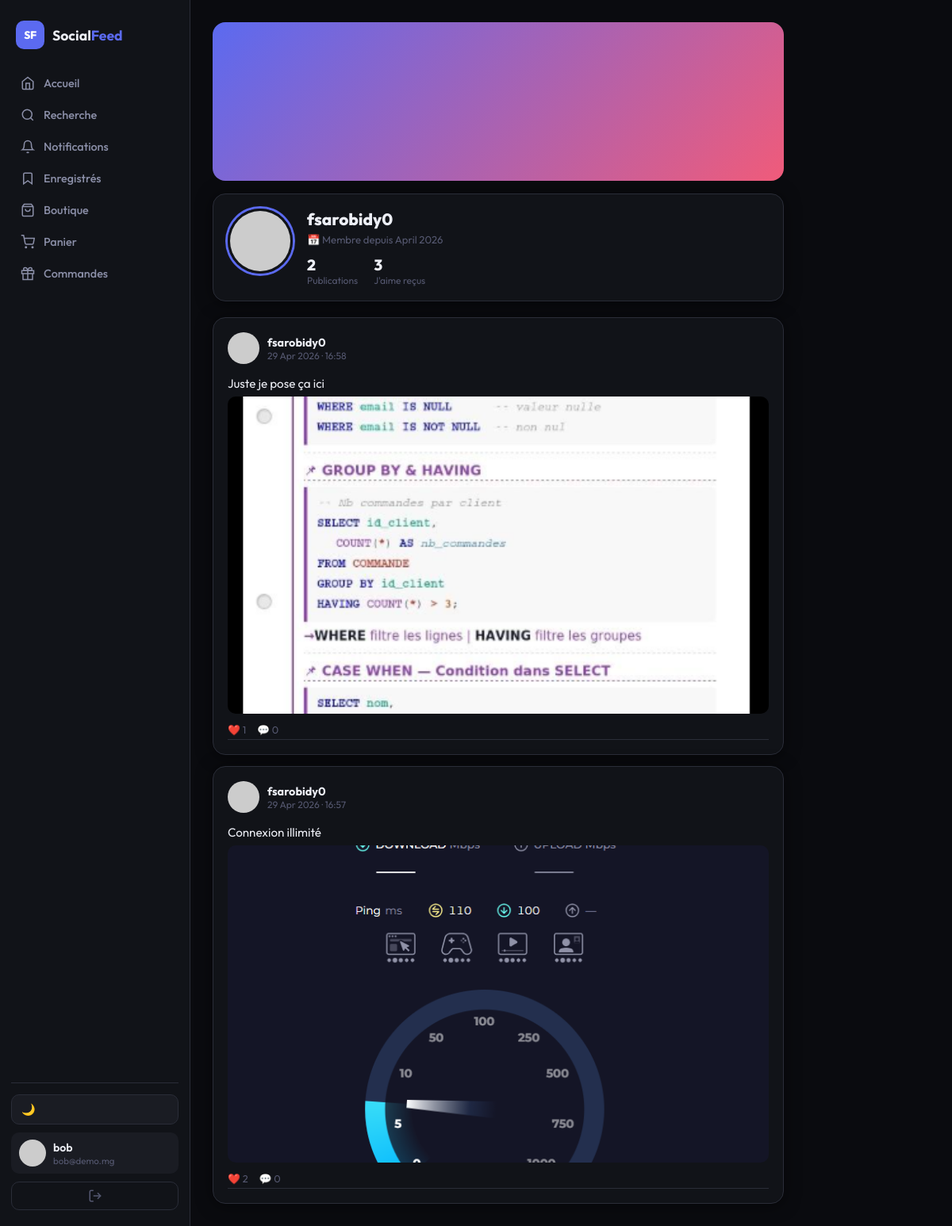
The page /profile/4 (signed in) on the database its author committed.
### app.py (models this page shows, shortened)
class User(UserMixin, db.Model):
    id = db.Column(db.Integer, primary_key=True)
    username = db.Column(db.String(80), unique=True, nullable=False)
    email = db.Column(db.String(120), unique=True, nullable=False)
    password_hash = db.Column(db.String(256), nullable=False)
    avatar = db.Column(db.String(300), default='')
    cover = db.Column(db.String(300), default='')
    bio = db.Column(db.String(500), default='')
    location = db.Column(db.String(100), default='')
    website = db.Column(db.String(200), default='')
    is_admin = db.Column(db.Boolean, default=False)
    created_at = db.Column(db.DateTime, default=datetime.utcnow)
    posts = db.relationship('Post', backref='author', lazy=True, foreign_keys='Post.user_id')
    likes = db.relationship('Like', backref='user', lazy=True)
    bookmarks = db.relationship('Bookmark', backref='user', lazy=True)

class Post(db.Model):
    id = db.Column(db.Integer, primary_key=True)
    content = db.Column(db.Text, nullable=False)
    media_url = db.Column(db.String(500), default='')
    media_type = db.Column(db.String(20), default='')  # image/video/audio/url
    created_at = db.Column(db.DateTime, default=datetime.utcnow)
    user_id = db.Column(db.Integer, db.ForeignKey('user.id'), nullable=False)
    likes = db.relationship('Like', backref='post', lazy=True)
    comments = db.relationship('Comment', backref='post', lazy=True, cascade='all, delete-orphan')
    bookmarks = db.relationship('Bookmark', backref='post', lazy=True)

### app.py (the view)
@app.route('/profile/<int:user_id>')
@login_required
def profile(user_id):
    user = User.query.get_or_404(user_id)
    posts = Post.query.filter_by(user_id=user_id).order_by(Post.created_at.desc()).all()
    total_likes = sum(len(p.likes) for p in posts)
    return render_template('profile.html', user=user, posts=posts, total_likes=total_likes)

### app.py (called while the page is built)
@login_manager.user_loader
def load_user(uid): return User.query.get(int(uid))

def cart_count():
    if current_user.is_authenticated:
        return CartItem.query.filter_by(user_id=current_user.id).count()
    return 0

def notif_count():
    if current_user.is_authenticated:
        return Notification.query.filter_by(user_id=current_user.id, is_read=False).count()
    return 0

@app.context_processor
def inject_theme():
    return {'theme': session.get('theme','dark')}

### templates/profile.html (shortened to what this page needs)
{% extends 'base.html' %}
{% block content %}
<div class="profile-page">
  <div class="profile-cover" style="{% if user.cover %}background-image:url('{{ user.cover }}'){% endif %}">
  </div>
  <div class="card profile-header">
    <div class="profile-avatar-wrap">
      <img src="{{ user.avatar or 'https://i.pravatar.cc/100?u='~user.id }}" class="profile-big-avatar" alt="">
    </div>
    <div class="profile-info">
      <h2 class="profile-name">{{ user.username }}</h2>
      <div class="profile-details">
        <span>📅 Membre depuis {{ user.created_at.strftime('%B %Y') }}</span>
      </div>
      <div class="profile-stats-bar">
        <div class="pstat"><span class="pstat-num">{{ posts|length }}</span><span class="pstat-label">Publications</span></div>
        <div class="pstat"><span class="pstat-num">{{ total_likes }}</span><span class="pstat-label">J'aime reçus</span></div>
      </div>
    </div>
  </div>
  <div class="profile-posts-grid">
    {% for post in posts %}
    <div class="card post-card" id="post-{{ post.id }}">
      <div class="post-header">
        <img src="{{ user.avatar or 'https://i.pravatar.cc/40?u='~user.id }}" class="post-avatar" alt="">
        <div class="post-meta">
          <span class="post-username">{{ user.username }}</span>
          <span class="post-date">{{ post.created_at.strftime('%d %b %Y · %H:%M') }}</span>
        </div>
      </div>
      <div class="post-body">
        <p class="post-text">{{ post.content }}</p>
        {% if post.media_type in ['image','url'] %}
          <img src="{{ post.media_url }}" class="post-media-img" alt="" onerror="this.style.display='none'" loading="lazy">
        {% elif post.media_type == 'video' %}
          <video class="post-media-video" controls preload="metadata"><source src="{{ post.media_url }}"></video>
        {% elif post.media_type == 'audio' %}
          <div class="post-audio-wrap">
            <svg viewBox="0 0 24 24" fill="none" stroke="currentColor" stroke-width="2" width="24"><path d="M9 18V5l12-2v13"/><circle cx="6" cy="18" r="3"/><circle cx="18" cy="16" r="3"/></svg>
            <audio controls class="post-media-audio"><source src="{{ post.media_url }}"></audio>
          </div>
        {% endif %}
      </div>
      <div class="post-stats"><span>❤️ {{ post.likes|length }}</span><span>💬 {{ post.comments|length }}</span></div>
    </div>
    {% else %}
    <div class="card empty-card"><div class="empty-icon">📭</div><p>Aucune publication.</p></div>
    {% endfor %}
  </div>
</div>
{% endblock %}

### templates/base.html (shortened to what this page needs)
<!DOCTYPE html>
<html lang="fr" data-theme="{{ theme }}">
<head>
  <link rel="stylesheet" href="{{ url_for('static', filename='css/style.css') }}">
</head>
<body>
{% if current_user.is_authenticated %}
<div class="app-shell">
  <aside class="sidebar" id="sidebar">
    <div class="sidebar-logo">
      <span class="logo-mark">SF</span>
      <span class="logo-text">Social<b>Feed</b></span>
    </div>
    <nav class="sidebar-nav">
      <a href="{{ url_for('feed') }}" class="nav-item {% if request.endpoint == 'feed' %}active{% endif %}">
        <svg class="nav-icon" viewBox="0 0 24 24" fill="none" stroke="currentColor" stroke-width="2"><path d="M3 9l9-7 9 7v11a2 2 0 0 1-2 2H5a2 2 0 0 1-2-2z"/><polyline points="9,22 9,12 15,12 15,22"/></svg>
        <span>Accueil</span>
      </a>
      <a href="{{ url_for('search') }}" class="nav-item {% if request.endpoint == 'search' %}active{% endif %}">
        <svg class="nav-icon" viewBox="0 0 24 24" fill="none" stroke="currentColor" stroke-width="2"><circle cx="11" cy="11" r="8"/><line x1="21" y1="21" x2="16.65" y2="16.65"/></svg>
        <span>Recherche</span>
      </a>
      <a href="{{ url_for('notifications') }}" class="nav-item {% if request.endpoint == 'notifications' %}active{% endif %}">
        <svg class="nav-icon" viewBox="0 0 24 24" fill="none" stroke="currentColor" stroke-width="2"><path d="M18 8A6 6 0 0 0 6 8c0 7-3 9-3 9h18s-3-2-3-9"/><path d="M13.73 21a2 2 0 0 1-3.46 0"/></svg>
        <span>Notifications</span>
        {% set nc = notif_count() %}
      </a>
      <a href="{{ url_for('bookmarks') }}" class="nav-item {% if request.endpoint == 'bookmarks' %}active{% endif %}">
        <svg class="nav-icon" viewBox="0 0 24 24" fill="none" stroke="currentColor" stroke-width="2"><path d="M19 21l-7-5-7 5V5a2 2 0 0 1 2-2h10a2 2 0 0 1 2 2z"/></svg>
        <span>Enregistrés</span>
      </a>
      <a href="{{ url_for('products') }}" class="nav-item {% if request.endpoint == 'products' %}active{% endif %}">
        <svg class="nav-icon" viewBox="0 0 24 24" fill="none" stroke="currentColor" stroke-width="2"><path d="M6 2L3 6v14a2 2 0 0 0 2 2h14a2 2 0 0 0 2-2V6l-3-4z"/><line x1="3" y1="6" x2="21" y2="6"/><path d="M16 10a4 4 0 0 1-8 0"/></svg>
        <span>Boutique</span>
      </a>
      <a href="{{ url_for('cart') }}" class="nav-item {% if request.endpoint == 'cart' %}active{% endif %}">
        <svg class="nav-icon" viewBox="0 0 24 24" fill="none" stroke="currentColor" stroke-width="2"><circle cx="9" cy="21" r="1"/><circle cx="20" cy="21" r="1"/><path d="M1 1h4l2.68 13.39a2 2 0 0 0 2 1.61h9.72a2 2 0 0 0 2-1.61L23 6H6"/></svg>
        <span>Panier</span>
        {% set cc = cart_count() %}
      </a>
      <a href="{{ url_for('orders') }}" class="nav-item {% if request.endpoint == 'orders' %}active{% endif %}">
        <svg class="nav-icon" viewBox="0 0 24 24" fill="none" stroke="currentColor" stroke-width="2"><polyline points="20 12 20 22 4 22 4 12"/><rect x="2" y="7" width="20" height="5"/><path d="M12 22V7"/><path d="M12 7H7.5a2.5 2.5 0 0 1 0-5C11 2 12 7 12 7z"/><path d="M12 7h4.5a2.5 2.5 0 0 0 0-5C13 2 12 7 12 7z"/></svg>
        <span>Commandes</span>
      </a>
    </nav>
    <div class="sidebar-bottom">
      <button class="theme-toggle" id="themeToggle" title="Changer le thème">
        <span class="theme-icon-dark">🌙</span>
      </button>
      <a href="{{ url_for('profile', user_id=current_user.id) }}" class="sidebar-user">
        <img src="{{ current_user.avatar or 'https://i.pravatar.cc/40?u=' ~ current_user.id }}" class="sidebar-avatar" alt="avatar">
        <div class="sidebar-user-info">
          <div class="sidebar-username">{{ current_user.username }}</div>
          <div class="sidebar-email">{{ current_user.email[:25] }}{% if current_user.email|length > 25 %}…{% endif %}</div>
        </div>
      </a>
      <a href="{{ url_for('logout') }}" class="btn-logout" title="Déconnexion">
        <svg viewBox="0 0 24 24" fill="none" stroke="currentColor" stroke-width="2" width="18"><path d="M9 21H5a2 2 0 0 1-2-2V5a2 2 0 0 1 2-2h4"/><polyline points="16 17 21 12 16 7"/><line x1="21" y1="12" x2="9" y2="12"/></svg>
      </a>
    </div>
  </aside>
  <main class="main-content">
          {% set cc = cart_count() %}
    {% block content %}{% endblock %}
  </main>
</div>
{% endif %}
</body>
</html>

### rows shown on the page
User: username "bob", email "bob@demo.mg"
User: username "fsarobidy0", created_at "April 2026"
Post: created_at "29 Apr 2026 · 16:58", content "Juste je pose ça ici", media_url (picture), likes|length "1", comments|length "0"
Post: created_at "29 Apr 2026 · 16:57", content "Connexion illimité", media_url (picture), likes|length "2", comments|length "0"

### other values the page prints
{{ posts|length }} "2"
{{ total_likes }} "3"
